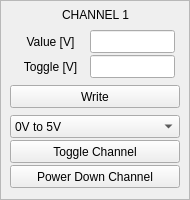
     <widget class="QFrame" name="frame_23">
      <property name="geometry">
       <rect>
        <x>420</x>
        <y>20</y>
        <width>190</width>
        <height>200</height>
       </rect>
      </property>
      <property name="frameShape">
       <enum>QFrame::StyledPanel</enum>
      </property>
      <property name="frameShadow">
       <enum>QFrame::Raised</enum>
      </property>
      <widget class="QLabel" name="label_65">
       <property name="geometry">
        <rect>
         <x>0</x>
         <y>5</y>
         <width>191</width>
         <height>20</height>
        </rect>
       </property>
       <property name="text">
        <string>CHANNEL 1</string>
       </property>
       <property name="alignment">
        <set>Qt::AlignCenter</set>
       </property>
      </widget>
      <widget class="QLineEdit" name="ledt_wr1_t1">
       <property name="geometry">
        <rect>
         <x>90</x>
         <y>55</y>
         <width>85</width>
         <height>23</height>
        </rect>
       </property>
      </widget>
      <widget class="QLabel" name="label_66">
       <property name="geometry">
        <rect>
         <x>10</x>
         <y>55</y>
         <width>81</width>
         <height>23</height>
        </rect>
       </property>
       <property name="text">
        <string>Toggle [V]</string>
       </property>
       <property name="alignment">
        <set>Qt::AlignCenter</set>
       </property>
      </widget>
      <widget class="QPushButton" name="pB_wr_up1_t">
       <property name="geometry">
        <rect>
         <x>10</x>
         <y>85</y>
         <width>170</width>
         <height>23</height>
        </rect>
       </property>
       <property name="text">
        <string>Write</string>
       </property>
      </widget>
      <widget class="QPushButton" name="pB_pd1_t">
       <property name="geometry">
        <rect>
         <x>10</x>
         <y>165</y>
         <width>170</width>
         <height>23</height>
        </rect>
       </property>
       <property name="text">
        <string>Power Down Channel</string>
       </property>
       <property name="checkable">
        <bool>false</bool>
       </property>
      </widget>
      <widget class="QLabel" name="label_15">
       <property name="geometry">
        <rect>
         <x>10</x>
         <y>30</y>
         <width>81</width>
         <height>23</height>
        </rect>
       </property>
       <property name="text">
        <string>Value [V]</string>
       </property>
       <property name="alignment">
        <set>Qt::AlignCenter</set>
       </property>
      </widget>
      <widget class="QLineEdit" name="ledt_wr1_t0">
       <property name="geometry">
        <rect>
         <x>90</x>
         <y>30</y>
         <width>85</width>
         <height>23</height>
        </rect>
       </property>
      </widget>
      <widget class="QComboBox" name="cBox_span1_t">
       <property name="geometry">
        <rect>
         <x>10</x>
         <y>115</y>
         <width>170</width>
         <height>23</height>
        </rect>
       </property>
       <item>
        <property name="text">
         <string>0V to 5V</string>
        </property>
       </item>
       <item>
        <property name="text">
         <string>-2.5V to + 2.5V</string>
        </property>
       </item>
       <item>
        <property name="text">
         <string>-5V to +5V</string>
        </property>
       </item>
      </widget>
      <widget class="QPushButton" name="pB_toggle_s_1">
       <property name="geometry">
        <rect>
         <x>10</x>
         <y>140</y>
         <width>170</width>
         <height>23</height>
        </rect>
       </property>
       <property name="text">
        <string>Toggle Channel</string>
       </property>
       <property name="checkable">
        <bool>true</bool>
       </property>
      </widget>
     </widget>
